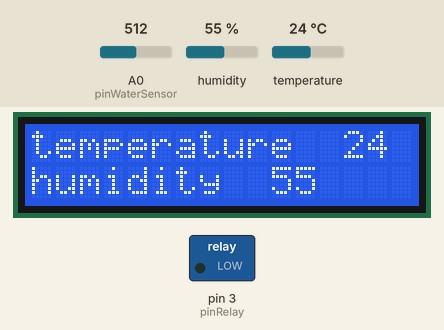
This sketch was run on a simulated Arduino Uno, built with avr-gcc and run on an emulated ATmega328P. Shown: 16×2 character LCD, switched loads named in the sketch (green lamp = pin HIGH). The inputs (shaded band) are chosen by the test bench; at power-on: A0 (pinWaterSensor) = 512, humidity 55 %, temperature 24 °C.

Above: at 0.2 s.
At 1.2 s:
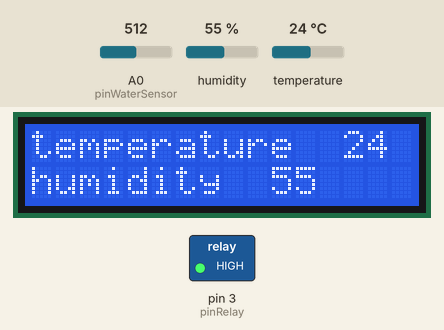
Timing chart, 0 to 2.7 s (numbered marks = the images above):
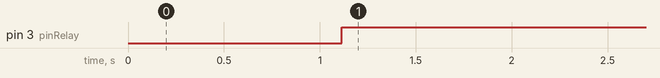

The sketch:

oct_2025_temperature_and_humidity_sensor_with_control_system.ino
```cpp
//author: Abigail Vikstrom
//date: Oct 2025
//purpose: this code is the second step to the project. It monitors temperature and humidity with a DHT11 sensor. It outputs data readings onto a liquid crystal display.
//an external relay is switched on to deliver power to a humidifying unit whenever the humidity drops below 70% to humidify an enclosed chamber.


#include <SimpleDHT.h>
#include <Wire.h>
#include <LiquidCrystal_I2C.h>

// for DHT11,
//      VCC: 5V or 3V
//      GND: GND
//      DATA: 2
int pinDHT11 = 2;
int pinRelay = 3;
int pinWaterSensor = A0;
SimpleDHT11 dht11(pinDHT11);
LiquidCrystal_I2C lcd(0x27, 16, 2);

void setup() {
  Serial.begin(115200);
  pinMode(pinRelay, OUTPUT);
  digitalWrite(pinRelay, LOW);
}

void loop() {
  // start working...
  //Serial.println("=================================");
  //Serial.println("Sample DHT11...");

  // read without samples.
  byte temperature = 0;
  byte humidity = 0;
  dht11.read(&temperature, &humidity, NULL);

  //optional error checking for troubleshooting
  //int err = SimpleDHTErrSuccess;
  //if ((err = dht11.read(&temperature, &humidity, NULL)) != SimpleDHTErrSuccess) {
  //  Serial.print("Read DHT11 failed, err="); Serial.println(err);delay(1000);
  //  return;
  //}

    lcd.begin();

  // Turn on the blacklight and print a message.
  lcd.backlight();
  lcd.print("temperature  "); lcd.print((int)temperature);
  lcd.setCursor(0, 1);
  lcd.print("humidity  ");
  lcd.print((int)humidity);
  delay(1000);

  unsigned int watersensorValue = analogRead(pinWaterSensor);

  //500 corresponds roughly to 1cm of water left in the reservoir
  if (humidity<=70 && watersensorValue>500){
    //digitalWrite(pinRelay,LOW);
    //delay(1500);
    digitalWrite(pinRelay,HIGH);
    delay(15000);
  }

  else {
    digitalWrite(pinRelay,LOW);
  }

}
```

Measured:
- by itself, pin 3 (pinRelay): LOW → HIGH at 1.1 s
